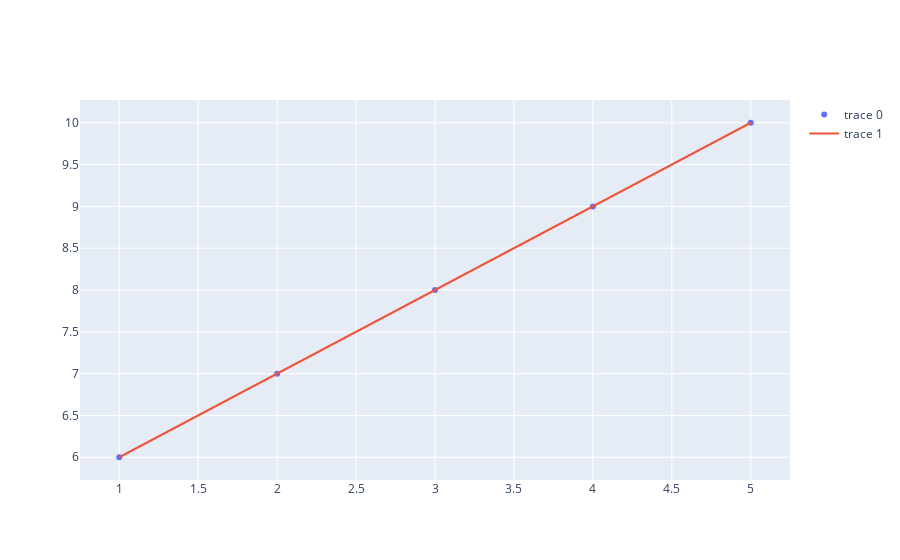

The notebook cell saved with this chart:
### Code cell
fig.add_trace(go.Scatter(x=[1,2,3,4,5],y=[6,7,8,9,10],mode='lines'))

### Figure 1 — Plotly figure (JSON) as saved in the notebook; plotly's stock layout.template omitted (floating-point values rounded to 4 significant figures)
{"data": [{"mode": "markers", "type": "scatter", "x": [1, 2, 3, 4, 5], "y": [6, 7, 8, 9, 10]}, {"mode": "lines", "type": "scatter", "x": [1, 2, 3, 4, 5], "y": [6, 7, 8, 9, 10]}], "layout": {"autosize": true, "xaxis": {"autorange": true, "range": [0.7501, 5.25], "type": "linear"}, "yaxis": {"autorange": true, "range": [5.67, 10.33], "type": "linear"}}}
